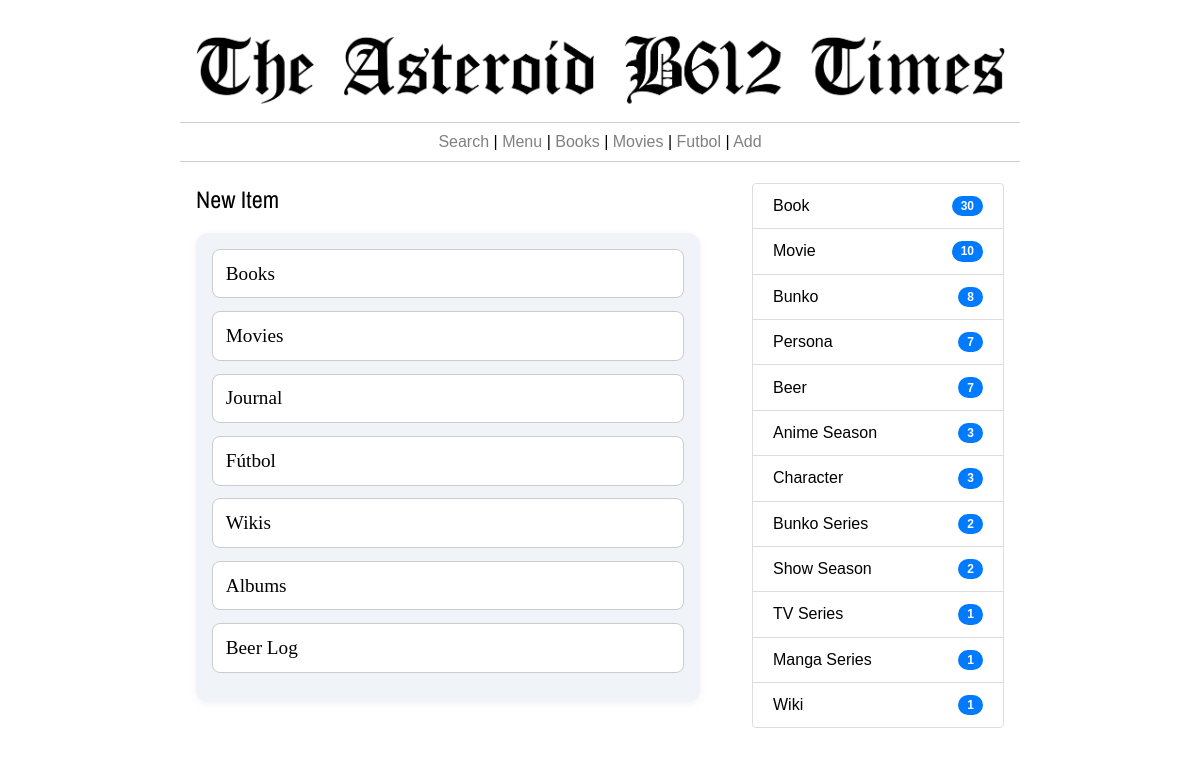
The app's page /menu/ with its own data.
### thetimes/models.py (models this page shows, shortened)
class Category(models.Model):
    category = models.CharField(max_length=255)
    @property
    def nitems(self):
        n_w = Item.objects.filter(tipo = self).count()
        return n_w

### thetimes/views.py (the view)
# urls.py: path('menu/', views.menu, name='menu'),
def menu(request):
	cats = sorted(Category.objects.exclude(id=14),key=lambda t: t.nitems, reverse=True)
	return render(request,'menu.html',{'cats':cats})

### thetimes/templates/menu.html (shortened to what this page needs)
{% extends 'base_times.html' %}
{% load static %}
{% block izquierda %}
<h2>New Item</h2>
<br>
 <ul class="styled-list">
    <li>
      <span class="main-item"><a href="/book-history/" style="text-decoration:none; color:black;">Books</a></span>
    </li>
    <li>
      <span class="main-item"><a href="/movie-history/" style="text-decoration:none; color:black;"> Movies</a></span>
    </li>
    <li>
      <span class="main-item"><a href="/journal/" style="text-decoration:none; color:black;">Journal</a></span>
    </li>
    <li>
      <span class="main-item"><a href="/futbol/0" style="text-decoration:none; color:black;">Fútbol</a></span>
    </li>
     <li>
      <span class="main-item"><a href="/wikis/" style="text-decoration:none; color:black;">Wikis</a></span>
    </li>
    <li>
      <span class="main-item"><a href="/albums/" style="text-decoration:none; color:black;">Albums</a></span>
    </li>
    <li>
      <span class="main-item"><a href="/beer-log/" style="text-decoration:none; color:black;">Beer Log</a></span>
    </li>
  </ul>
{% endblock %}
{% block derecha %}
<ul class="list-group">
    {% for c in cats %}
      {% if c.nitems > 0 %}
        <li class="list-group-item"><a href="{% url 'categoria' c.id %}" style="text-decoration:none; color:black;">{{c.category|capfirst}}</a> <span class="badge badge-pill">{{c.nitems}}</span></li>
      {% endif %}
    {% endfor %}
</ul>
{% endblock %}

### records on screen
Category: category "Book", nitems "30"
Category: category "Movie", nitems "10"
Category: category "Bunko", nitems "8"
Category: category "Persona", nitems "7"
Category: category "Beer", nitems "7"
Category: category "Anime Season", nitems "3"
Category: category "Character", nitems "3"
Category: category "Bunko Series", nitems "2"
Category: category "Show Season", nitems "2"
Category: category "TV Series", nitems "1"
Category: category "Manga Series", nitems "1"
Category: category "Wiki", nitems "1"
